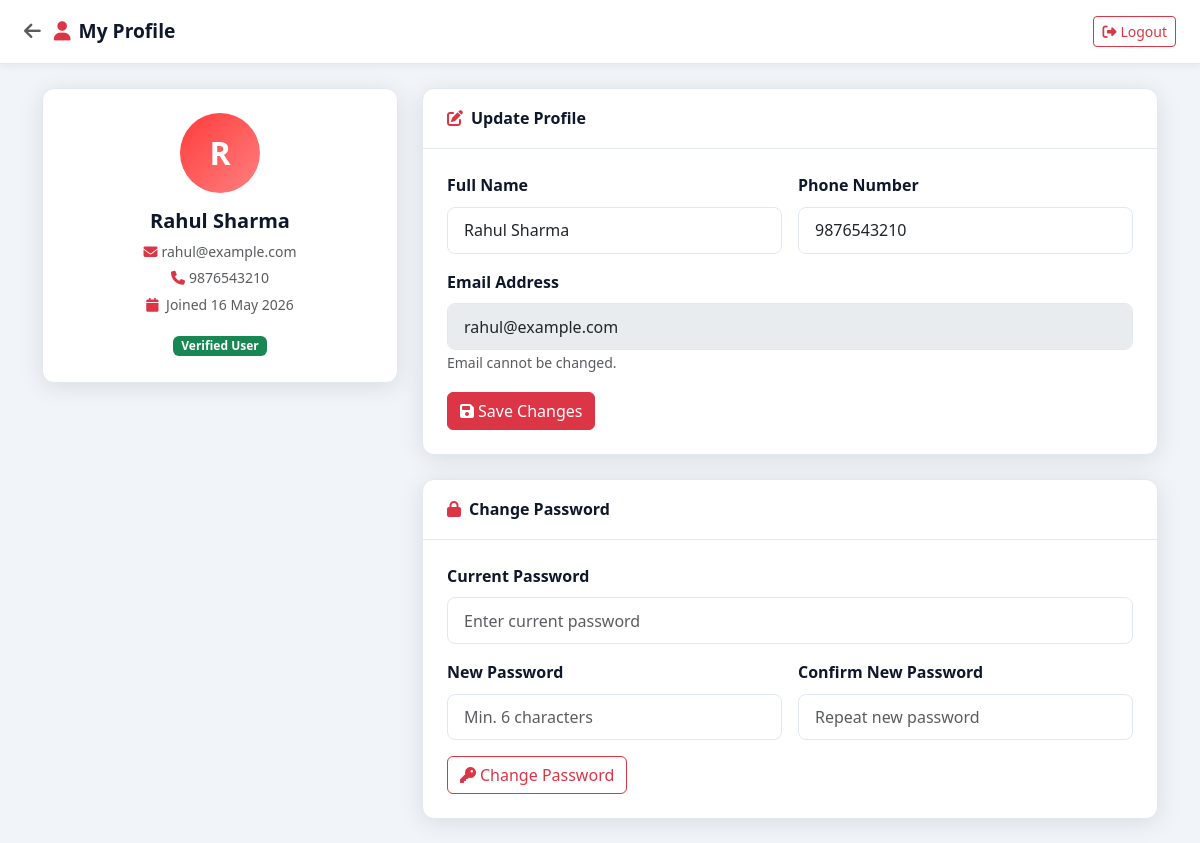
Screenshot of /user/profile.php (signed in) with the database file from the repository.
### tables this page shows
CREATE TABLE IF NOT EXISTS users (
    id         INT AUTO_INCREMENT PRIMARY KEY,
    name       VARCHAR(100)  NOT NULL,
    phone      VARCHAR(20)   NOT NULL,
    email      VARCHAR(150)  NOT NULL UNIQUE,
    password   VARCHAR(255)  NOT NULL,
    created_at TIMESTAMP     DEFAULT CURRENT_TIMESTAMP
);

### user/profile.php (the view, shortened to what this page needs)
<?php
$userId = $_SESSION['user_id'];
$db     = getDB();
$stmt = $db->prepare("SELECT name, phone, email, created_at FROM users WHERE id=?");
$stmt->bind_param('i', $userId);
$stmt->execute();
$user = $stmt->get_result()->fetch_assoc();
?>
<!DOCTYPE html>
<html lang="en">
<head>
    <link href="https://cdn.jsdelivr.net/npm/bootstrap@5.3.2/dist/css/bootstrap.min.css" rel="stylesheet">
    <link href="https://cdnjs.cloudflare.com/ajax/libs/font-awesome/6.5.0/css/all.min.css" rel="stylesheet">
    <link href="../assets/css/style.css" rel="stylesheet">
</head>
<body class="user-layout">
<div class="user-topbar">
    <div class="user-topbar-brand">
        <a href="dashboard.php" class="text-decoration-none text-dark me-2">
            <i class="fas fa-arrow-left text-muted"></i>
        </a>
        <i class="fas fa-user text-danger me-2"></i>My Profile
    </div>
    <a href="../logout.php" class="btn btn-outline-danger btn-sm">
        <i class="fas fa-sign-out-alt me-1"></i>Logout
    </a>
</div>
<div class="container py-4">
    <div class="row g-4 justify-content-center">
        <div class="col-lg-4">
            <div class="card-custom text-center p-4">
                <div class="mx-auto mb-3"
                     style="width:80px;height:80px;border-radius:50%;
                            background:linear-gradient(135deg,var(--red),#ff8080);
                            display:flex;align-items:center;justify-content:center;
                            font-size:2rem;color:#fff;font-weight:800;">
                    <?= strtoupper(substr($user['name'], 0, 1)) ?>
                </div>
                <h5 class="fw-800"><?= htmlspecialchars($user['name']) ?></h5>
                <p class="text-muted small mb-1">
                    <i class="fas fa-envelope me-1 text-danger"></i><?= htmlspecialchars($user['email']) ?>
                </p>
                <p class="text-muted small mb-1">
                    <i class="fas fa-phone me-1 text-danger"></i><?= htmlspecialchars($user['phone']) ?>
                </p>
                <p class="text-muted small">
                    <i class="fas fa-calendar me-1 text-danger"></i>
                    Joined <?= date('d M Y', strtotime($user['created_at'])) ?>
                </p>
                <span class="badge bg-success">Verified User</span>
            </div>
        </div>
        <div class="col-lg-8">
            <div class="card-custom mb-4">
                <div class="card-custom-header">
                    <h6 class="fw-700 mb-0"><i class="fas fa-edit text-danger me-2"></i>Update Profile</h6>
                </div>
                <div class="card-custom-body">
                    <form method="POST" data-validate>
                        <div class="row g-3">
                            <div class="col-md-6">
                                <label class="form-label fw-600">Full Name</label>
                                <input type="text" name="name" class="form-control"
                                       value="<?= htmlspecialchars($user['name']) ?>" required>
                            </div>
                            <div class="col-md-6">
                                <label class="form-label fw-600">Phone Number</label>
                                <input type="tel" name="phone" class="form-control"
                                       value="<?= htmlspecialchars($user['phone']) ?>" required>
                            </div>
                            <div class="col-12">
                                <label class="form-label fw-600">Email Address</label>
                                <input type="email" class="form-control"
                                       value="<?= htmlspecialchars($user['email']) ?>" disabled>
                                <small class="text-muted">Email cannot be changed.</small>
                            </div>
                            <div class="col-12">
                                <button type="submit" name="update_profile" class="btn btn-danger">
                                    <i class="fas fa-save me-1"></i>Save Changes
                                </button>
                            </div>
                        </div>
                    </form>
                </div>
            </div>
            <div class="card-custom">
                <div class="card-custom-header">
                    <h6 class="fw-700 mb-0"><i class="fas fa-lock text-danger me-2"></i>Change Password</h6>
                </div>
                <div class="card-custom-body">
                    <form method="POST" data-validate>
                        <div class="row g-3">
                            <div class="col-12">
                                <label class="form-label fw-600">Current Password</label>
                                <input type="password" name="current_password" class="form-control"
                                       placeholder="Enter current password" required>
                            </div>
                            <div class="col-md-6">
                                <label class="form-label fw-600">New Password</label>
                                <input type="password" name="new_password" class="form-control"
                                       placeholder="Min. 6 characters" required minlength="6">
                            </div>
                            <div class="col-md-6">
                                <label class="form-label fw-600">Confirm New Password</label>
                                <input type="password" name="confirm_password" class="form-control"
                                       placeholder="Repeat new password" required>
                            </div>
                            <div class="col-12">
                                <button type="submit" name="change_password" class="btn btn-outline-danger">
                                    <i class="fas fa-key me-1"></i>Change Password
                                </button>
                            </div>
                        </div>
                    </form>
                </div>
            </div>
        </div>
    </div>
</div>
</body>
</html>

### assets/css/style.css (style rules this page uses)
:root { --red: #ff3b3b; --red-dark: #cc0000; --navy: #0f172a; --navy-mid: #1e293b; --white: #ffffff; --light: #f1f5f9; --blue: #2563eb; --blue-dark: #1d4ed8; --text-muted: #64748b; --border: #e2e8f0; --shadow: 0 4px 24px rgba(0,0,0,.10); --shadow-lg: 0 8px 40px rgba(0,0,0,.16); --radius: 12px; --radius-sm: 8px; --transition: all .3s ease; }
*, *::before, *::after { box-sizing: border-box; margin: 0; padding: 0; }
html { scroll-behavior: smooth; }
body { font-family: 'Segoe UI', system-ui, -apple-system, sans-serif; background: var(--light); color: var(--navy); line-height: 1.6; }
a { text-decoration: none; color: inherit; }
.user-layout { min-height: 100vh; background: var(--light); }
.user-topbar { background: var(--white); border-bottom: 1px solid var(--border); padding: 1rem 1.5rem; display: flex; align-items: center; justify-content: space-between; position: sticky; top: 0; z-index: 100; box-shadow: 0 2px 8px rgba(0,0,0,.06); }
.user-topbar-brand { font-size: 1.2rem; font-weight: 700; color: var(--navy); }
.form-control, .form-select { border-radius: var(--radius-sm); border: 1.5px solid var(--border); padding: .65rem 1rem; transition: var(--transition); }
.card-custom { background: var(--white); border-radius: var(--radius); box-shadow: var(--shadow); border: 1px solid var(--border); overflow: hidden; }
.card-custom-header { padding: 1.25rem 1.5rem; border-bottom: 1px solid var(--border); display: flex; align-items: center; justify-content: space-between; }
.card-custom-body { padding: 1.5rem; }
.fw-600 { font-weight: 600 !important; }
.fw-700 { font-weight: 700 !important; }
.fw-800 { font-weight: 800 !important; }

### rows the page displays
users: name "R", name "Rahul Sharma", email "rahul@example.com", phone "9876543210", created_at "16 May 2026"
